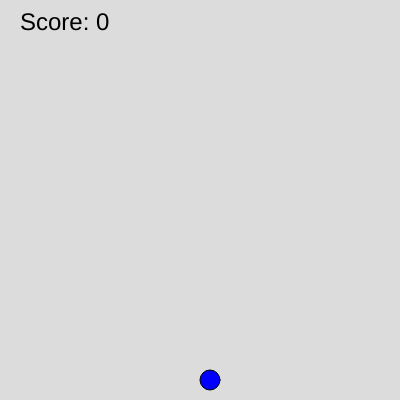
Frame 1 (no input)
Frame 60 (no input): identical to frame 1, image omitted
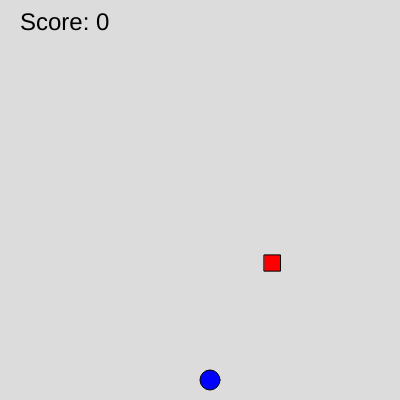
Frame 120 (the mouse pressed at the canvas centre since frame 60)

The p5.js sketch that drew these frames (run headless with seeded random() and noise() and a simulated clock; from frame 60 on, the mouse is pressed at the canvas centre):

// p5.js sketch
// ── sketch.js
// Project Title
// Your Name
// Date
//
// Extra for Experts:
// - describe what you did to take this project "above and beyond"


let player;
let obstacles = [];
let score = 0;

function setup() {
  createCanvas(400, 400);
  player = new Player();
}

function draw() {
  background(220);

  // Update and display the player
  player.update();
  player.display();

  // Display and update obstacles
  for (let i = obstacles.length - 1; i >= 0; i--) {
    obstacles[i].update();
    obstacles[i].display();

    if (player.collidesWith(obstacles[i])) {
      // Game over
      noLoop();
      textSize(32);
      fill(255, 0, 0);
      textAlign(CENTER);
      text("Game Over", width / 2, height / 2);
    }

    if (obstacles[i].offscreen()) {
      obstacles.splice(i, 1);
      score++;
    }
  }

  // Display score
  textSize(24);
  fill(0);
  text(`Score: ${score}`, 20, 30);

  // Generate new obstacles
  if (frameCount % 60 === 0) {
    obstacles.push(new Obstacle());
  }
}

class Player {
  constructor() {
    this.x = width / 2;
    this.y = height - 30;
    this.size = 20;
    this.speed = 5;
  }

  update() {
    if (keyIsDown(LEFT_ARROW) && this.x > 0) {
      this.x -= this.speed;
    }
    if (keyIsDown(RIGHT_ARROW) && this.x < width - this.size) {
      this.x += this.speed;
    }
  }

  display() {
    fill(0, 0, 255);
    ellipse(this.x + this.size / 2, this.y + this.size / 2, this.size);
  }

  collidesWith(obstacle) {
    let playerX = this.x + this.size / 2;
    let playerY = this.y + this.size / 2;
    let obstacleX = obstacle.x + obstacle.size / 2;
    let obstacleY = obstacle.y + obstacle.size / 2;

    let distance = dist(playerX, playerY, obstacleX, obstacleY);

    return distance < this.size / 2 + obstacle.size / 2;
  }
}

class Obstacle {
  constructor() {
    this.x = random(width - 30);
    this.y = 0;
    this.size = random(10, 40);
    this.speed = random(2, 5);
  }

  update() {
    this.y += this.speed;
  }

  display() {
    fill(255, 0, 0);
    rect(this.x, this.y, this.size, this.size);
  }

  offscreen() {
    return this.y > height;
  }
}
